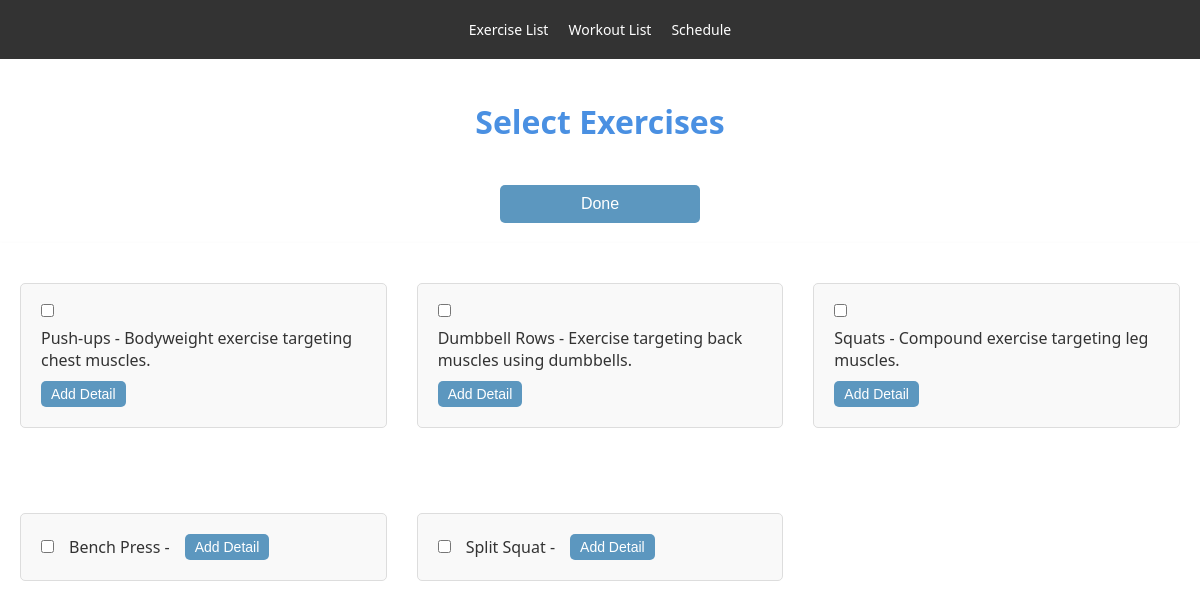
The page /select-exercise/4 on the database as committed earlier.
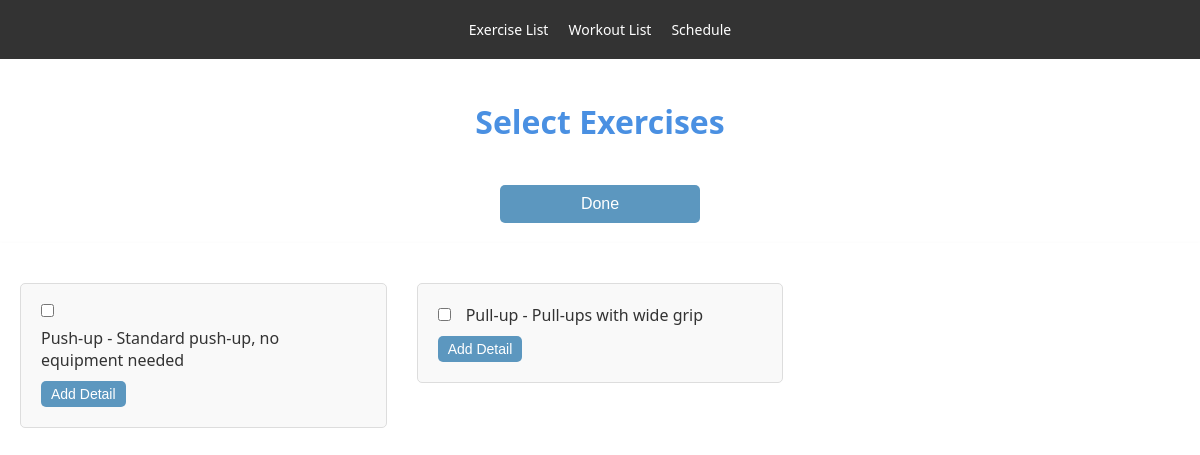
The same page on the database as committed later.
### tables this page shows
CREATE TABLE Exercise (
    exercise_id INTEGER PRIMARY KEY,
    name TEXT,
    exercise_detail_id INTEGER,
    rating INTEGER CHECK (rating >= 1 AND rating <= 10),
    intensity TEXT CHECK (intensity IN ('Light', 'Moderate', 'Vigorous')),
    muscle_group TEXT CHECK (muscle_group IN ('Chest', 'Back', 'Shoulders', 'Arms', 'Abdominals', 'Lower Back', 'Hips', 'Thighs', 'Legs', 'Adductors and Abductors')),
    description TEXT,
    FOREIGN KEY (exercise_detail_id) REFERENCES Exercise_Detail(exercise_detail_id)
);

### app.py (the view)
@app.route('/select-exercise/<int:workout_id>')
def select_exercise(workout_id):
    try:
        exercises = get_exercises_without_details()  # Fetch exercises without details
        return render_template('select-exercise.html', exercises=exercises, workout_id=workout_id)
    except Exception as e:
        flash('Error fetching exercises: ' + str(e), 'error')
        return redirect(url_for('workout_list'))

### app.py (called while the page is built)
def get_db():
    if 'sqlite_db' not in g:
        g.sqlite_db = sqlite3.connect(DATABASE)
        g.sqlite_db.row_factory = sqlite3.Row
    return g.sqlite_db

def get_exercises_without_details():
    try:
        db = get_db()  # Assuming this function returns the database connection
        cur = db.cursor()
        cur.execute('''
            SELECT * FROM Exercise
        ''')
        rows = cur.fetchall()
        exercises = []
        for row in rows:
            exercise = dict(row)
            exercises.append(exercise)
        return exercises
    except Exception as e:
        raise RuntimeError("Error fetching exercises without details: " + str(e))

### templates/select-exercise.html (shortened to what this page needs)
<!DOCTYPE html>
<html lang="en">
<head>
    <link rel="stylesheet" href="{{ url_for('static', filename='styles.css') }}">
</head>
<body>
    <header>
        <nav>
            <ul>
                <li><a href="{{ url_for('exercise_list') }}">Exercise List</a></li>
                <li><a href="{{ url_for('workout_list') }}">Workout List</a></li>
                <li><a href="{{ url_for('schedule') }}">Schedule</a></li>
            </ul>
        </nav>
    </header>
    <h1>Select Exercises</h1>
    <button id="done-button" class="done-button">Done</button>
    <div id="exercises-container" class="exercises-container">
        {% for exercise in exercises %}
            <div class="exercise-container">
                <form class="exercise-form" data-exercise-id="{{ exercise.exercise_id }}">
                    <input type="checkbox" name="exercise-checkbox" id="exercise-{{ exercise.exercise_id }}" value="{{ exercise.exercise_id }}">
                    <label for="exercise-{{ exercise.exercise_id }}">{{ exercise.name }} - {{ exercise.description }}</label>
                    <button type="button" class="show-detail-button">Add Detail</button>
                </form>
            </div>
        {% endfor %}
    </div>
</body>
</html>

Rows that differ between the two databases and show on the page:
removed Exercise: name "Squats", description "Compound exercise targeting leg muscles."
removed Exercise: name "Bench Press"
removed Exercise: name "Split Squat"
changed Exercise: name "Push-ups" → "Push-up"; description "Bodyweight exercise targeting chest muscles." → "Standard push-up, no equipment needed"
changed Exercise: name "Dumbbell Rows" → "Pull-up"; description "Exercise targeting back muscles using dumbbells." → "Pull-ups with wide grip"
